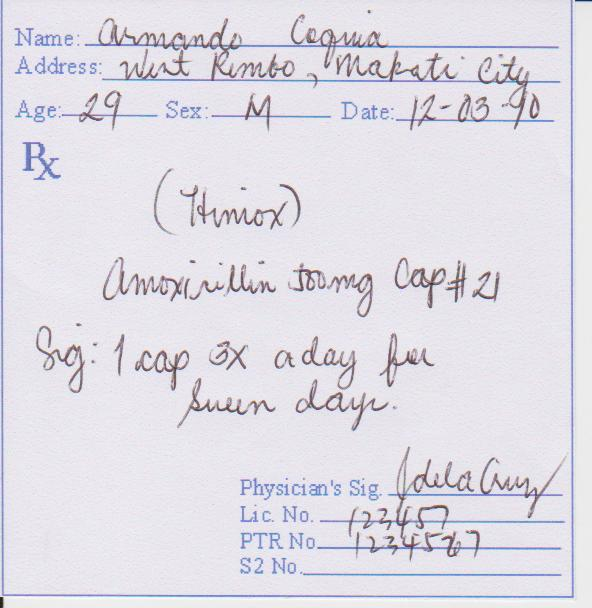
#> input picture Prescription Text Localization and Classification/Prescription_Samples/sample1.jpg, 592 x 608 px; its folder holds only this picture in this run
$ python -i tkinteropen.py   (imports and definitions only)
#> lines starting #> are read from the running program, lines starting #| are printed output that depends on the picture; after the words box and inside, x2 and y2 are one past the last pixel; in counts of white or black regions, pixels touching at a corner belong together
#> further down, picture is the input picture: shape (608, 592, 3); mean B, G, R 229.7, 221.3, 223.9
#> the answer given: Prescription_Samples/sample1.jpg
from tkinter import *
import tkinter as tk
import tkinter as ttk
from PIL import ImageTk, Image
import os
from tkinter.filedialog import askopenfilename
import cv2
import numpy as np
from os import listdir
from os.path import isfile, join
import pandas as pd
from sklearn.model_selection import train_test_split
from sklearn.ensemble import RandomForestClassifier
from sklearn.metrics import accuracy_score
from sklearn.metrics import confusion_matrix
from joblib import dump, load
import pickle
import pandas as pd
from sklearn.model_selection import train_test_split
from sklearn.ensemble import RandomForestClassifier
from sklearn.metrics import accuracy_score
from sklearn.metrics import confusion_matrix
from joblib import dump, load
import pickle
import pdb
# [1 line not run here, left out]
#global gg=0

# [47 lines left out: functions tester, checker, not called in this run]

def Classify(filename,hubba):
#> called with filename = 'Prescription_Samples/sample1.jpg'
    img = cv2.imread(filename)
    hgt=img.shape[0]
#> hgt = 608
    wdt=img.shape[1]
#> wdt = 592
    hBw=hgt/float(wdt)
#> hBw = 1.03
    dim = (576, int(576 * hBw))
#> dim = (576, 591)
    fram = img.copy()
    img=cv2.resize(img,dim)
    #if not img.shape():
    #	continue
    gray=cv2.cvtColor(img,cv2.COLOR_BGR2GRAY)
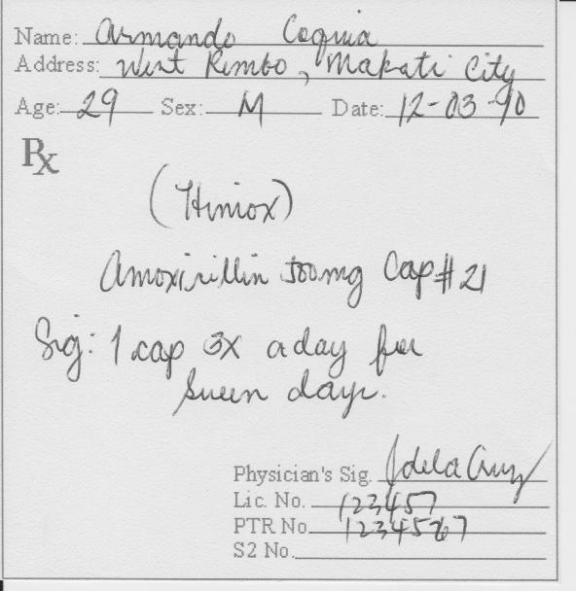
#> gray: shape (591, 576); min 30, max 250, mean 223
    #cv2.imwrite("gray.jpg",gray)
    linek = np.zeros((11,11),dtype=np.uint8)
    linek[5,...]=1
    #cv2.imwrite("link.jpg",linek)
    x=cv2.morphologyEx(gray, cv2.MORPH_OPEN, linek ,iterations=1)
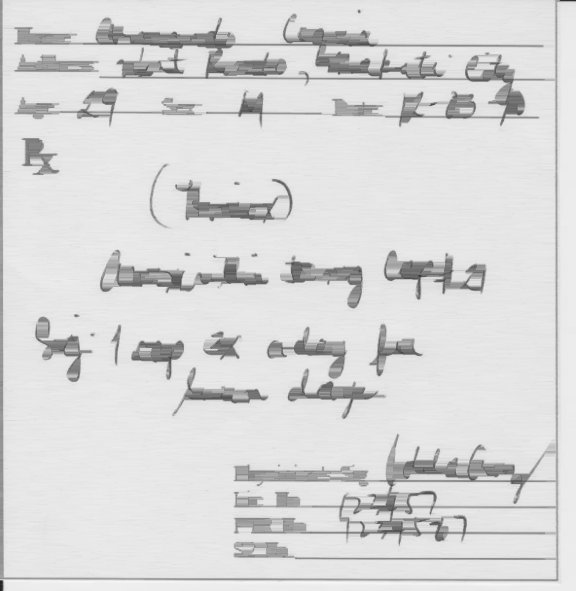
#> x: shape (591, 576); min 30, max 247, mean 217.3
    #cv2.imwrite("x.jpg",x)
    gray-=x
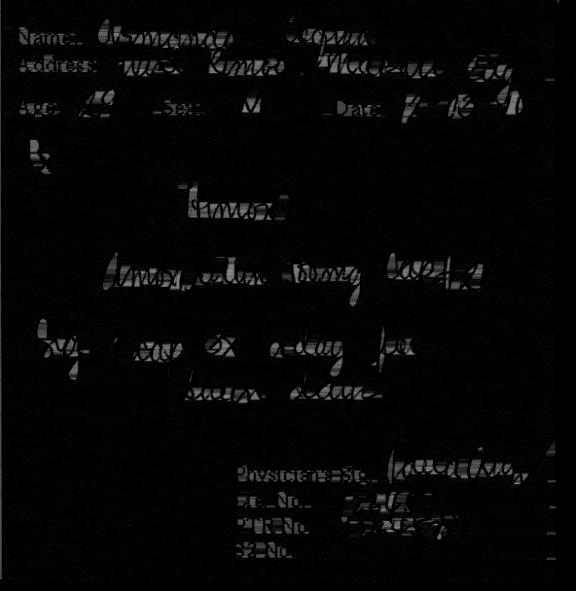
#> gray: shape (591, 576); min 0, max 152, mean 5.7
    #cv2.imwrite("final.jpg",gray)
    #ret,gray = cv2.threshold(gray,10,255,cv2.THRESH_BINARY_INV)
    #gray = cv2.adaptiveThreshold(gray,255,cv2.ADAPTIVE_THRESH_GAUSSIAN_C,\
    #            cv2.THRESH_BINARY,11,2)
    kernel = np.ones((5,5), np.uint8)
    ret2,gray = cv2.threshold(gray,10,255,cv2.THRESH_BINARY+cv2.THRESH_OTSU)
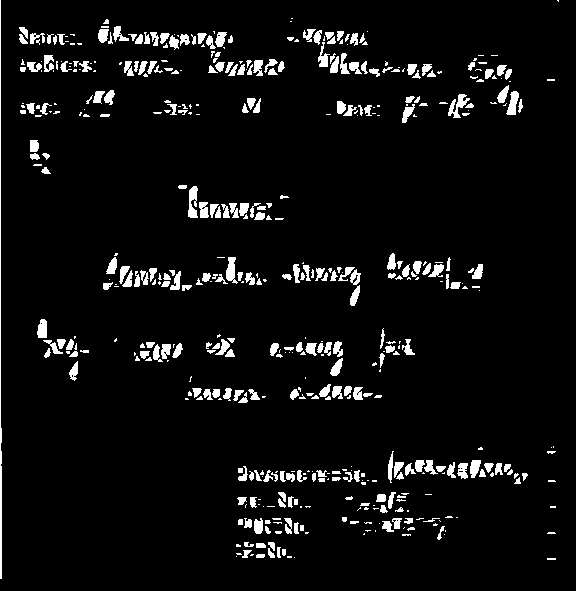
#> gray: shape (591, 576); 5.6% white; 504 white regions (231 under 20 px), largest, box (x1, y1, x2, y2) and area: (0, 0, 2, 579) 720, (188, 186, 198, 218) 225, (448, 94, 470, 118) 223
#> ret2 = 36
    gray = cv2.dilate(gray, kernel, iterations=1)
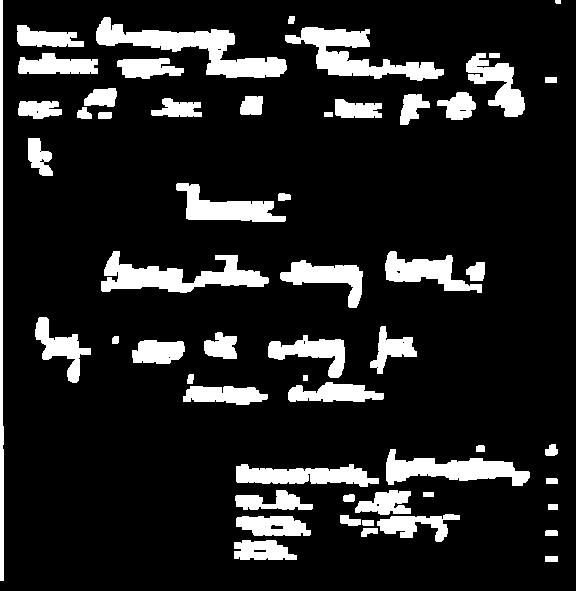
#> gray: shape (591, 576); 13.9% white; 56 white regions
    contours2, hierarchy = cv2.findContours(gray,cv2.RETR_CCOMP,cv2.CHAIN_APPROX_SIMPLE)
#> contours2 = 69 contours, 12 with area under 20; largest, box (x1, y1, x2, y2) and area: (96, 17, 287, 78) 3673, (285, 27, 444, 81) 2978, (101, 251, 269, 293) 2965, (386, 449, 530, 486) 2438, (236, 464, 379, 487) 1914
    x=0
#> (the run stopped early here; a loop or call above may not have finished)

$ run again, on Prescription Text Localization and Classification/Prescription_Samples/sample10.jpg
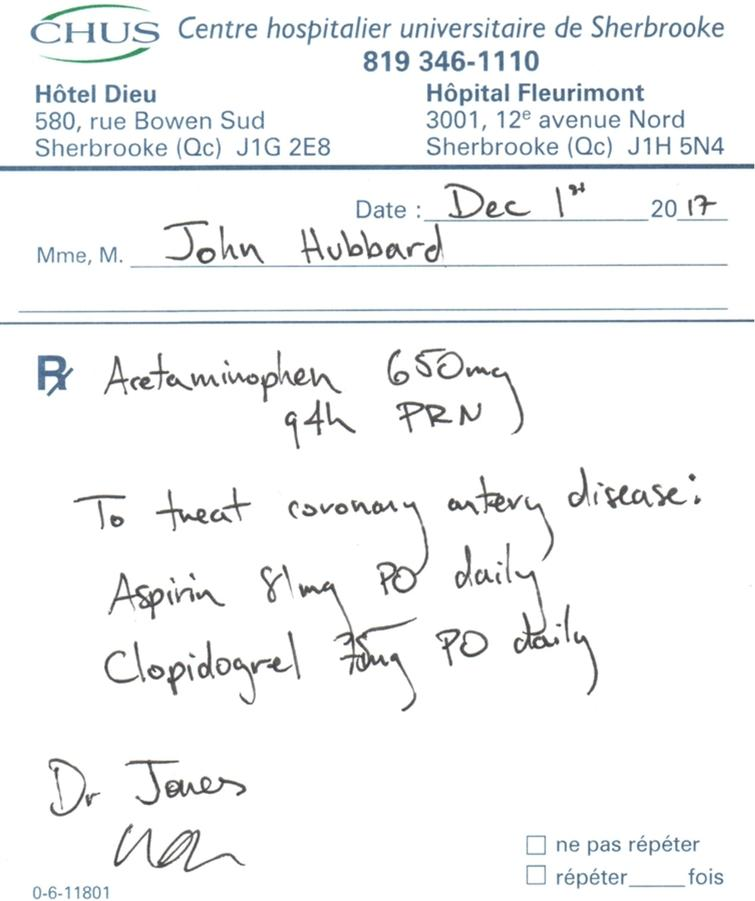
#> input picture Prescription Text Localization and Classification/Prescription_Samples/sample10.jpg, 755 x 901 px
#> picture is the input picture: shape (901, 755, 3); mean B, G, R 245.3, 244.8, 243.6
#> in Classify, `ret2,gray = cv2.threshold(gray,10,255,cv2.THRESH_BINARY+cv2.THRESH_OTSU)`:
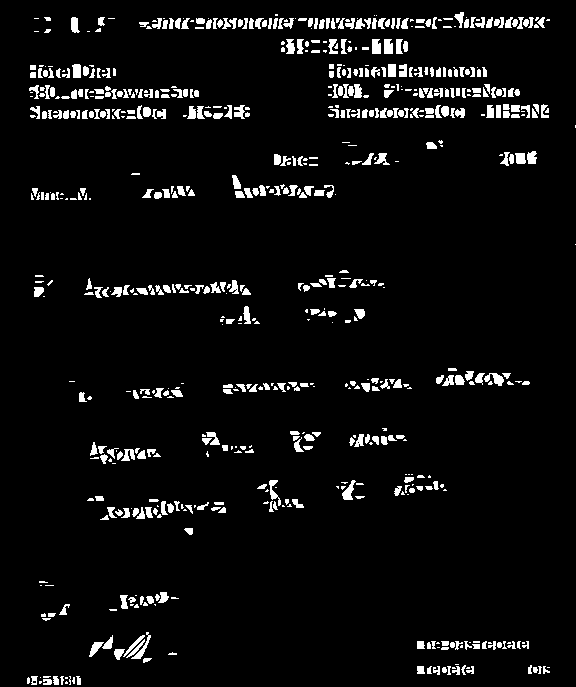
#> gray: shape (687, 576); 5.3% white; 690 white regions (274 under 20 px), largest, box (x1, y1, x2, y2) and area: (484, 373, 504, 386) 136, (342, 480, 356, 500) 136, (372, 39, 381, 54) 125
#> ret2 = 54
#> in Classify, `gray = cv2.dilate(gray, kernel, iterations=1)`:
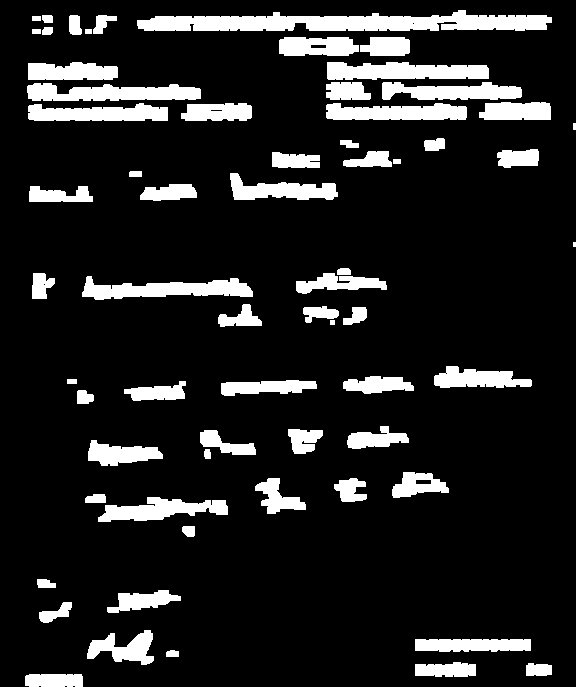
#> gray: shape (687, 576); 13.2% white; 65 white regions (1 under 20 px)
#> contours2 = 71 contours, 6 with area under 20; largest, box (x1, y1, x2, y2) and area: (137, 10, 552, 31) 5415, (327, 62, 489, 80) 2182, (27, 83, 201, 101) 2130, (82, 276, 253, 300) 2126, (326, 103, 467, 120) 1797

$ run again, on Prescription Text Localization and Classification/Prescription_Samples/sample12.jpg
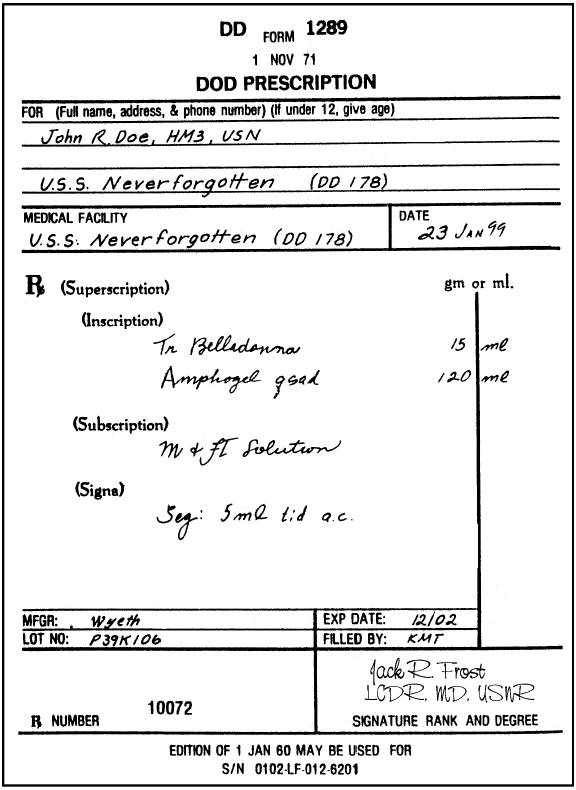
#> input picture Prescription Text Localization and Classification/Prescription_Samples/sample12.jpg, 576 x 790 px
#> picture is the input picture: shape (790, 576, 3); mean B, G, R 231.1, 231.2, 231.2
#> in Classify, `ret2,gray = cv2.threshold(gray,10,255,cv2.THRESH_BINARY+cv2.THRESH_OTSU)`:
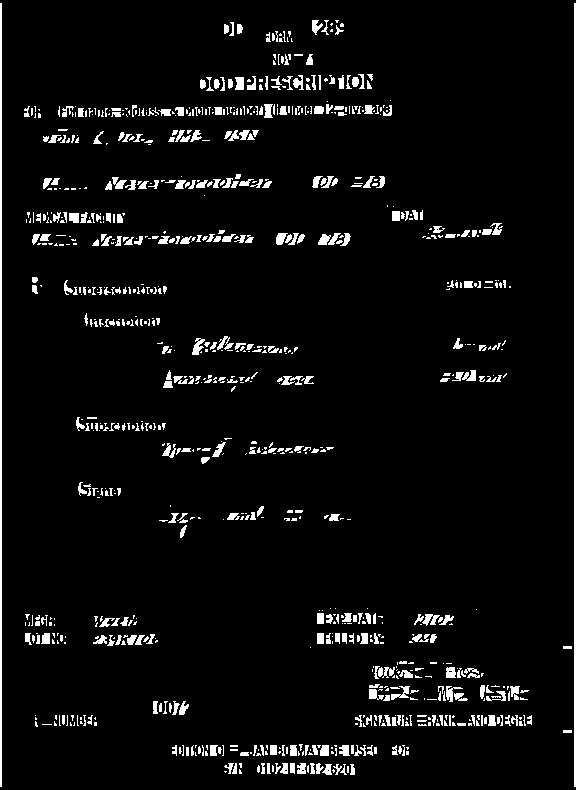
#> gray: shape (790, 576); 4.9% white; 895 white regions (560 under 20 px), largest, box (x1, y1, x2, y2) and area: (0, 3, 2, 787) 1568, (574, 3, 576, 787) 1568, (192, 338, 205, 355) 118
#> ret2 = 109
#> in Classify, `gray = cv2.dilate(gray, kernel, iterations=1)`:
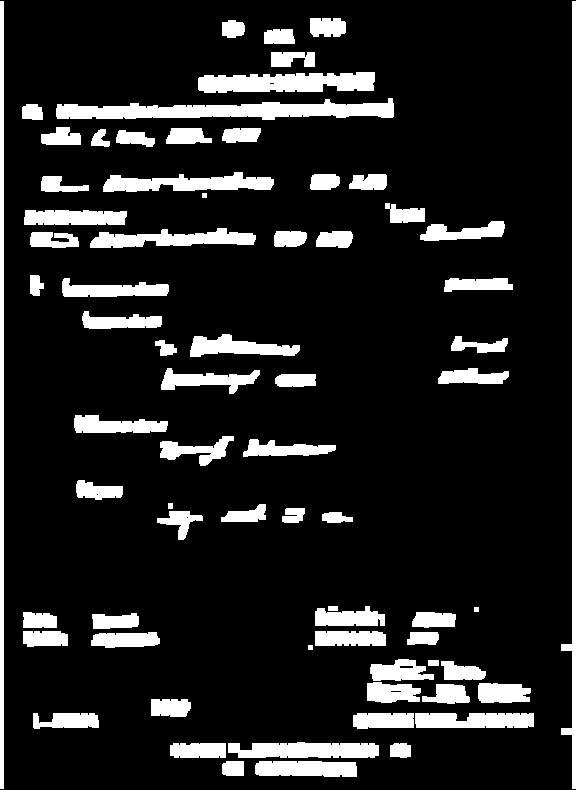
#> gray: shape (790, 576); 13.4% white; 71 white regions
#> contours2 = 77 contours, 7 with area under 20; largest, box (x1, y1, x2, y2) and area: (56, 98, 394, 120) 4074, (198, 72, 375, 93) 2720, (561, 1, 576, 789) 2495, (0, 1, 4, 789) 2361, (103, 172, 274, 192) 1947

$ run again, on Prescription Text Localization and Classification/Prescription_Samples/sample4.jpg
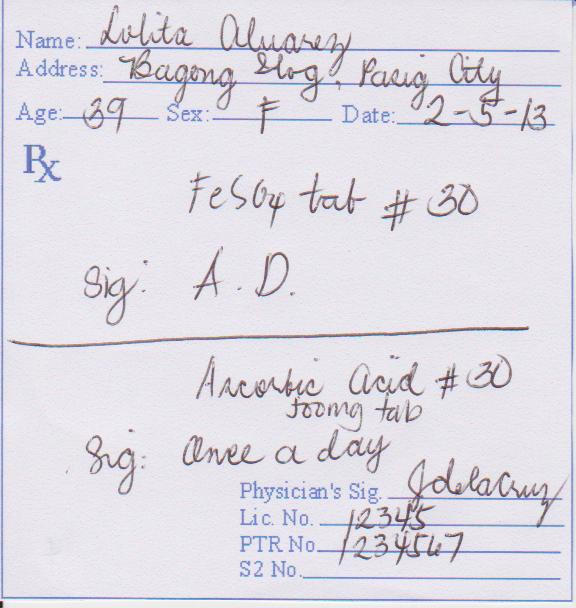
#> input picture Prescription Text Localization and Classification/Prescription_Samples/sample4.jpg, 576 x 608 px
#> picture is the input picture: shape (608, 576, 3); mean B, G, R 229.1, 220.4, 223.3
#> in Classify, `ret2,gray = cv2.threshold(gray,10,255,cv2.THRESH_BINARY+cv2.THRESH_OTSU)`:
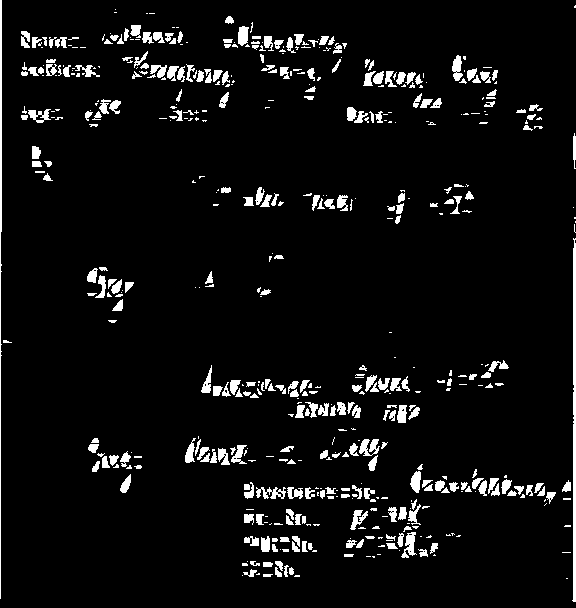
#> gray: shape (608, 576); 5.8% white; 533 white regions (256 under 20 px), largest, box (x1, y1, x2, y2) and area: (572, 238, 576, 602) 1071, (0, 0, 2, 599) 837, (359, 439, 380, 456) 219
#> ret2 = 39
#> in Classify, `gray = cv2.dilate(gray, kernel, iterations=1)`:
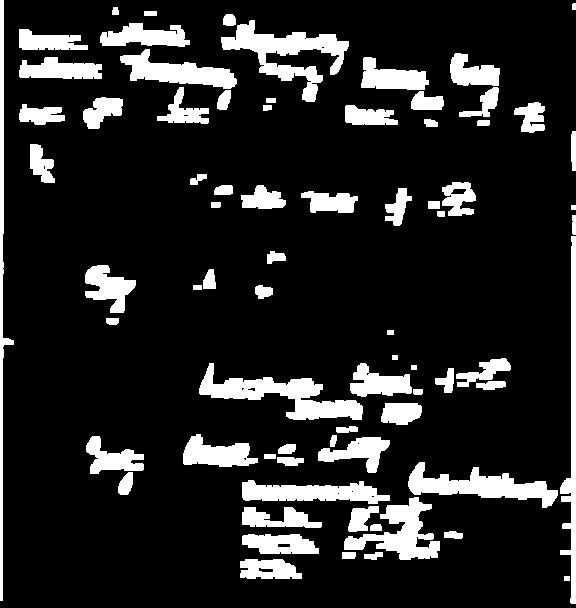
#> gray: shape (608, 576); 14.5% white; 75 white regions
#> contours2 = 90 contours, 13 with area under 20; largest, box (x1, y1, x2, y2) and area: (221, 20, 349, 102) 3194, (199, 363, 363, 420) 3183, (408, 462, 558, 508) 2628, (344, 497, 440, 560) 2330, (242, 480, 390, 504) 2048
